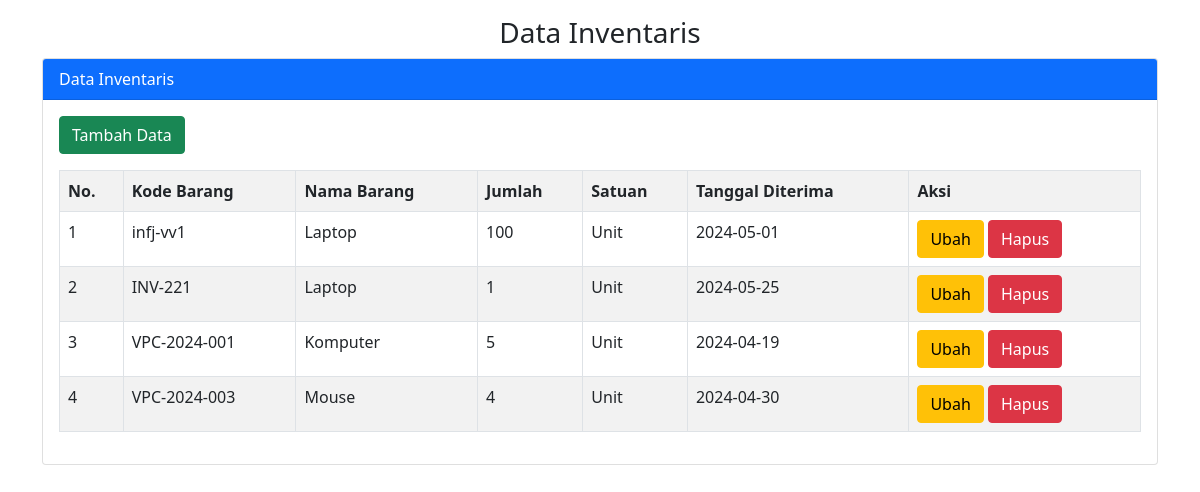
The page / on the database its author committed.
### tables this page shows
CREATE TABLE `tbarang` (
  `id_barang` int(10) NOT NULL,
  `kode_barang` varchar(15) NOT NULL,
  `nama_barang` varchar(30) NOT NULL,
  `jumlah` int(4) NOT NULL,
  `satuan` varchar(15) NOT NULL,
  `tanggal_diterima` date NOT NULL,
  `tanggal_simpan` timestamp NOT NULL DEFAULT current_timestamp() ON UPDATE current_timestamp()
);

### src/index.php (the view, shortened to what this page needs)
<?php include "config.php"?>
<!DOCTYPE html>
<html lang="en">
<head>
    <link href="https://cdn.jsdelivr.net/npm/bootstrap@5.0.2/dist/css/bootstrap.min.css" rel="stylesheet">
</head>
<body>
    <div class="container">
        <div class="mt-3">
            <h3 class="text-center">Data Inventaris</h3>
        </div>
        <div class="card">
            <div class="card-header bg-primary text-white">
                Data Inventaris
            </div>
            <div class="card-body">
                <button type="button" class="btn btn-success mb-3" data-bs-toggle="modal" data-bs-target="#modaltambah">
                    Tambah Data
                </button>
                <table class="table table-bordered table-striped table-hover">
                    <tr>
                        <th>No.</th>
                        <th>Kode Barang</th>
                        <th>Nama Barang</th>
                        <th>Jumlah</th>
                        <th>Satuan</th>
                        <th>Tanggal Diterima</th>
                        <th>Aksi</th>
                    </tr>
                    <?php
                    $sql = "SELECT * FROM tbarang ORDER BY id_barang DESC";
                    $query = mysqli_query($koneksi, $sql);
                    $no = 1;
                    while ($data = mysqli_fetch_array($query)):
                    ?>
                        <tr>
                            <td><?=$no?></td>
                            <td><?=$data['kode_barang']?></td>
                            <td><?=$data['nama_barang']?></td>
                            <td><?=$data['jumlah']?></td>
                            <td><?=$data['satuan']?></td>
                            <td><?=$data['tanggal_diterima']?></td>
                            <td>
                                <a href="#" class="btn btn-warning" data-bs-toggle="modal" data-bs-target="#modalUbah<?=$no?>">Ubah</a>
                                <a href="#" class="btn btn-danger" data-bs-toggle="modal" data-bs-target="#modalHapus<?=$no?>">Hapus</a>
                            </td>
                        </tr>
                    <?php
                    $no++;
                    endwhile ?>
                </table>
            </div>
        </div>
    </div>
</body>
</html>

### rows shown on the page
tbarang: kode_barang "infj-vv1", nama_barang "Laptop", jumlah "100", satuan "Unit", tanggal_diterima "2024-05-01"
tbarang: kode_barang "INV-221", nama_barang "Laptop", jumlah "1", satuan "Unit", tanggal_diterima "2024-05-25"
tbarang: kode_barang "VPC-2024-001", nama_barang "Komputer", jumlah "5", satuan "Unit", tanggal_diterima "2024-04-19"
tbarang: kode_barang "VPC-2024-003", nama_barang "Mouse", jumlah "4", satuan "Unit", tanggal_diterima "2024-04-30"
